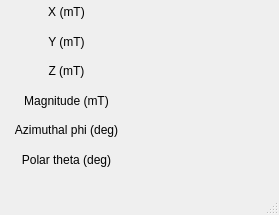
<?xml version="1.0" encoding="UTF-8"?>
<ui version="4.0">
 <class>MainWindow</class>
 <widget class="QMainWindow" name="MainWindow">
  <property name="geometry">
   <rect>
    <x>0</x>
    <y>0</y>
    <width>279</width>
    <height>215</height>
   </rect>
  </property>
  <property name="windowTitle">
   <string>MainWindow</string>
  </property>
  <widget class="QWidget" name="centralwidget">
   <widget class="QWidget" name="">
    <property name="geometry">
     <rect>
      <x>0</x>
      <y>0</y>
      <width>271</width>
      <height>171</height>
     </rect>
    </property>
    <layout class="QGridLayout" name="gridLayout">
     <item row="0" column="0">
      <widget class="QLabel" name="label">
       <property name="text">
        <string>X (mT)</string>
       </property>
       <property name="alignment">
        <set>Qt::AlignCenter</set>
       </property>
      </widget>
     </item>
     <item row="0" column="1">
      <widget class="QLabel" name="lbl_x">
       <property name="text">
        <string/>
       </property>
      </widget>
     </item>
     <item row="1" column="0">
      <widget class="QLabel" name="label_2">
       <property name="text">
        <string>Y (mT)</string>
       </property>
       <property name="alignment">
        <set>Qt::AlignCenter</set>
       </property>
      </widget>
     </item>
     <item row="1" column="1">
      <widget class="QLabel" name="lbl_y">
       <property name="text">
        <string/>
       </property>
      </widget>
     </item>
     <item row="2" column="0">
      <widget class="QLabel" name="label_3">
       <property name="text">
        <string>Z (mT)</string>
       </property>
       <property name="alignment">
        <set>Qt::AlignCenter</set>
       </property>
      </widget>
     </item>
     <item row="2" column="1">
      <widget class="QLabel" name="lbl_z">
       <property name="text">
        <string/>
       </property>
      </widget>
     </item>
     <item row="3" column="0">
      <widget class="QLabel" name="label_4">
       <property name="text">
        <string>Magnitude (mT)</string>
       </property>
       <property name="alignment">
        <set>Qt::AlignCenter</set>
       </property>
      </widget>
     </item>
     <item row="3" column="1">
      <widget class="QLabel" name="lbl_mag">
       <property name="text">
        <string/>
       </property>
      </widget>
     </item>
     <item row="4" column="0">
      <widget class="QLabel" name="label_5">
       <property name="text">
        <string>Azimuthal phi (deg)</string>
       </property>
       <property name="alignment">
        <set>Qt::AlignCenter</set>
       </property>
      </widget>
     </item>
     <item row="4" column="1">
      <widget class="QLabel" name="lbl_phi">
       <property name="text">
        <string/>
       </property>
      </widget>
     </item>
     <item row="5" column="0">
      <widget class="QLabel" name="label_6">
       <property name="text">
        <string>Polar theta (deg)</string>
       </property>
       <property name="alignment">
        <set>Qt::AlignCenter</set>
       </property>
      </widget>
     </item>
     <item row="5" column="1">
      <widget class="QLabel" name="lbl_theta">
       <property name="text">
        <string/>
       </property>
      </widget>
     </item>
    </layout>
   </widget>
  </widget>
  <widget class="QMenuBar" name="menubar">
   <property name="geometry">
    <rect>
     <x>0</x>
     <y>0</y>
     <width>279</width>
     <height>21</height>
    </rect>
   </property>
  </widget>
  <widget class="QStatusBar" name="statusbar"/>
 </widget>
 <resources/>
 <connections/>
</ui>
